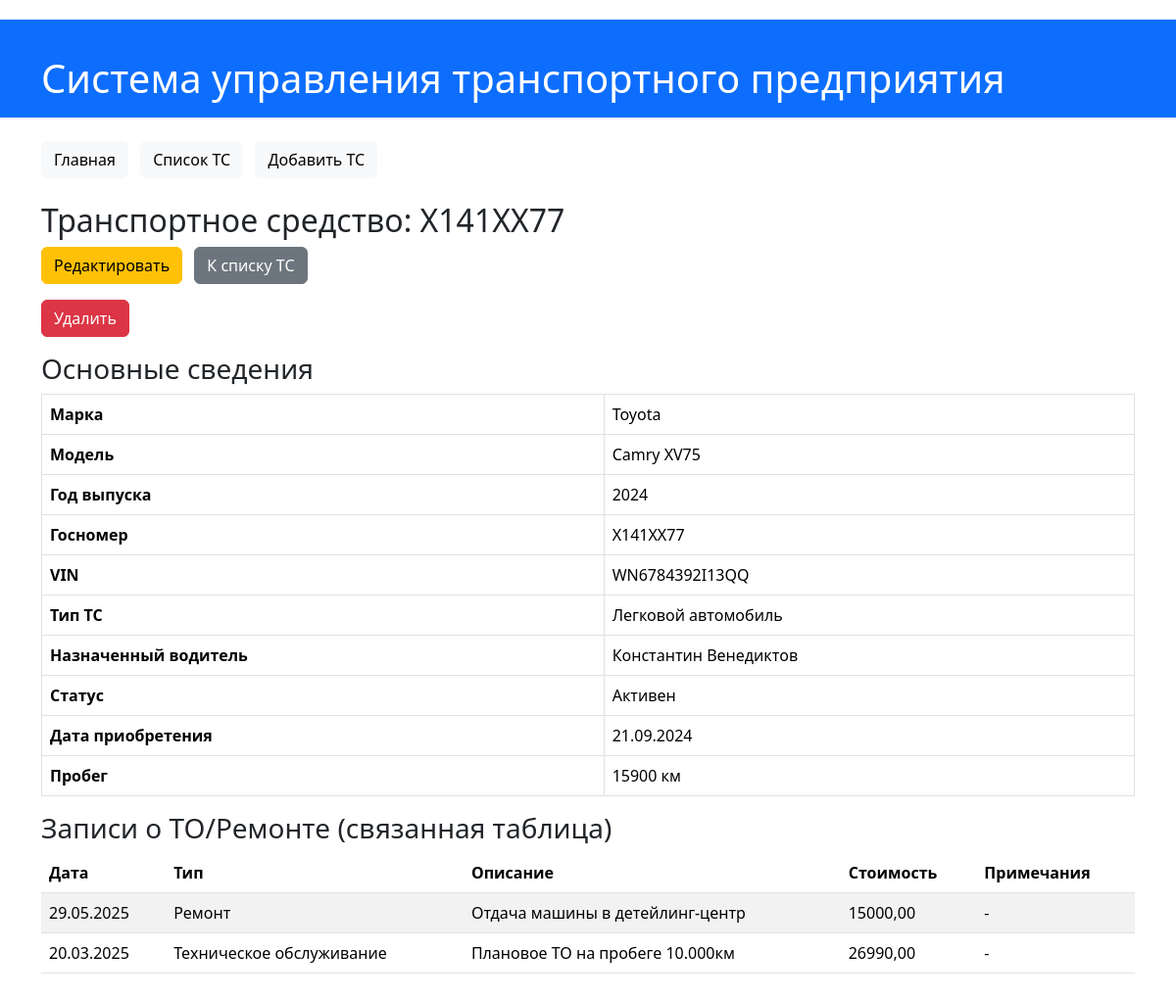
/vehicles/8/, run on the app's committed database.
### transport/models.py (models this page shows, shortened)
class Vehicle(models.Model):
    make = models.CharField(max_length=100, verbose_name="Марка")
    model = models.CharField(max_length=100, verbose_name="Модель")
    year = models.PositiveSmallIntegerField(verbose_name="Год выпуска")
    license_plate = models.CharField(max_length=20, unique=True, verbose_name="Госномер")
    vin = models.CharField(max_length=17, unique=True, blank=True, null=True, verbose_name="VIN")
    vehicle_type = models.ForeignKey(VehicleType, on_delete=models.SET_NULL, null=True, blank=True, verbose_name="Тип ТС")
    driver = models.ForeignKey(Driver, on_delete=models.SET_NULL, null=True, blank=True, verbose_name="Назначенный водитель")
    status = models.CharField(
        max_length=50,
        choices=[
            ('active', 'Активен'),
            ('in_repair', 'В ремонте'),
            ('retired', 'Списан'),
            ('idle', 'Простаивает'),
        ],
        default='active',
        verbose_name="Статус"
    )
    acquisition_date = models.DateField(verbose_name="Дата приобретения")
    mileage = models.PositiveIntegerField(default=0, verbose_name="Пробег (км)")
    class Meta:
        verbose_name = "Транспортное средство"
        verbose_name_plural = "Транспортные средства"
        ordering = ['license_plate']
    def display_driver(self):
        return self.driver if self.driver else "Не назначен"
    display_driver.short_description = "Водитель"
    def is_in_repair(self):
        return self.status == 'in_repair'
    is_in_repair.boolean = True
    is_in_repair.short_description = "В ремонте?"

class VehicleType(models.Model):
    name = models.CharField(max_length=100, unique=True, verbose_name="Название типа")
    description = models.TextField(blank=True, verbose_name="Описание")
    class Meta:
        verbose_name = "Тип транспортного средства"
        verbose_name_plural = "Типы транспортных средств"
    def __str__(self):
        return self.name

class Driver(models.Model):
    first_name = models.CharField(max_length=100, verbose_name="Имя")
    last_name = models.CharField(max_length=100, verbose_name="Фамилия")
    license_number = models.CharField(max_length=50, unique=True, verbose_name="Номер ВУ")
    phone_number = models.CharField(max_length=20, blank=True, verbose_name="Номер телефона")
    hire_date = models.DateField(verbose_name="Дата приема на работу")
    class Meta:
        verbose_name = "Водитель"
        verbose_name_plural = "Водители"
        ordering = ['last_name', 'first_name']
    def __str__(self):
        return f"{self.first_name} {self.last_name}"

class MaintenanceRecord(models.Model):
    vehicle = models.ForeignKey(Vehicle, on_delete=models.CASCADE, related_name='maintenance_records', verbose_name="Транспортное средство")
    date = models.DateField(verbose_name="Дата")
    description = models.TextField(verbose_name="Описание работ")
    cost = models.DecimalField(max_digits=10, decimal_places=2, null=True, blank=True, verbose_name="Стоимость")
    record_type = models.CharField(
        max_length=50,
        choices=[
            ('maintenance', 'Техническое обслуживание'),
            ('repair', 'Ремонт'),
            ('inspection', 'Осмотр'),
        ],
        verbose_name="Тип записи"
    )
    notes = models.TextField(blank=True, verbose_name="Примечания")
    class Meta:
        verbose_name = "Запись о ТО/Ремонте"
        verbose_name_plural = "Записи о ТО/Ремонте"
        ordering = ['-date']

### transport/views.py (the view)
# urls.py: path('vehicles/<int:pk>/', views.vehicle_detail, name='vehicle_detail'),
def vehicle_detail(request, pk):
    vehicle = get_object_or_404(Vehicle.objects.select_related('vehicle_type', 'driver'), pk=pk)
    maintenance_records = vehicle.maintenance_records.all()  # Этот запрос будет выполнен отдельно, но обычно записей о ТО меньше, чем ТС
    context = {
        'vehicle': vehicle,
        'maintenance_records': maintenance_records,
    }
    return render(request, 'transport/vehicle_detail.html', context)

### transport/templates/transport/vehicle_detail.html (shortened to what this page needs)
{% extends 'transport/base.html' %}
{% block content %}
    <h2>Транспортное средство: {{ vehicle.license_plate }}</h2>
    <p>
        <a href="{% url 'vehicle_update' vehicle.pk %}" class="btn btn-warning me-2">Редактировать</a>
        <a href="{% url 'vehicle_list' %}" class="btn btn-secondary me-2">К списку ТС</a>
        <form action="{% url 'vehicle_delete' vehicle.pk %}" method="post" style="display:inline;">
            <button type="submit" class="btn btn-danger" onclick="return confirm('Вы уверены, что хотите удалить ТС {{ vehicle.license_plate }}?');">Удалить</button>
        </form>
    </p>
    <h3>Основные сведения</h3>
    <table class="table table-bordered">
        <tbody>
            <tr><th>Марка</th><td>{{ vehicle.make }}</td></tr>
            <tr><th>Модель</th><td>{{ vehicle.model }}</td></tr>
            <tr><th>Год выпуска</th><td>{{ vehicle.year }}</td></tr>
            <tr><th>Госномер</th><td>{{ vehicle.license_plate }}</td></tr>
            <tr><th>VIN</th><td>{{ vehicle.vin|default:"Не указан" }}</td></tr>
            <tr><th>Тип ТС</th><td>{{ vehicle.vehicle_type|default:"Не назначен" }}</td></tr>
            <tr><th>Назначенный водитель</th><td>{{ vehicle.display_driver }}</td></tr>
            <tr><th>Статус</th><td>{{ vehicle.get_status_display }}</td></tr>
            <tr><th>Дата приобретения</th><td>{{ vehicle.acquisition_date|date:"d.m.Y" }}</td></tr>
            <tr><th>Пробег</th><td>{{ vehicle.mileage }} км</td></tr>
        </tbody>
    </table>
    <h3>Записи о ТО/Ремонте (связанная таблица)</h3>
    {% if maintenance_records %}
        <table class="table table-striped table-hover">
            <thead>
                <tr>
                    <th>Дата</th>
                    <th>Тип</th>
                    <th>Описание</th>
                    <th>Стоимость</th>
                    <th>Примечания</th>
                </tr>
            </thead>
            <tbody>
                {% for record in maintenance_records %}
                    <tr>
                        <td>{{ record.date|date:"d.m.Y" }}</td>
                        <td>{{ record.get_record_type_display }}</td>
                        <td>{{ record.description }}</td>
                        <td>{{ record.cost|default:"-" }}</td>
                        <td>{{ record.notes|default:"-" }}</td>
                    </tr>
                {% endfor %}
            </tbody>
        </table>
    {% else %}
        <p>Нет записей о ТО/Ремонте для этого транспортного средства.</p>
    {% endif %}
{% endblock %}

### transport/templates/transport/base.html (style rules this page uses)
body { padding-top: 20px; padding-bottom: 20px; }

### data on the page
Vehicle: license_plate "Х141ХХ77", make "Toyota", model "Camry XV75", year "2024", vin "WN6784392I13QQ", vehicle_type "Легковой автомобиль", display_driver "Константин Венедиктов", status "Активен", acquisition_date "21.09.2024", mileage "15900"
MaintenanceRecord: date "29.05.2025", record_type "Ремонт", description "Отдача машины в детейлинг-центр", cost "15000,00", notes "-"
MaintenanceRecord: date "20.03.2025", record_type "Техническое обслуживание", description "Плановое ТО на пробеге 10.000км", cost "26990,00", notes "-"
